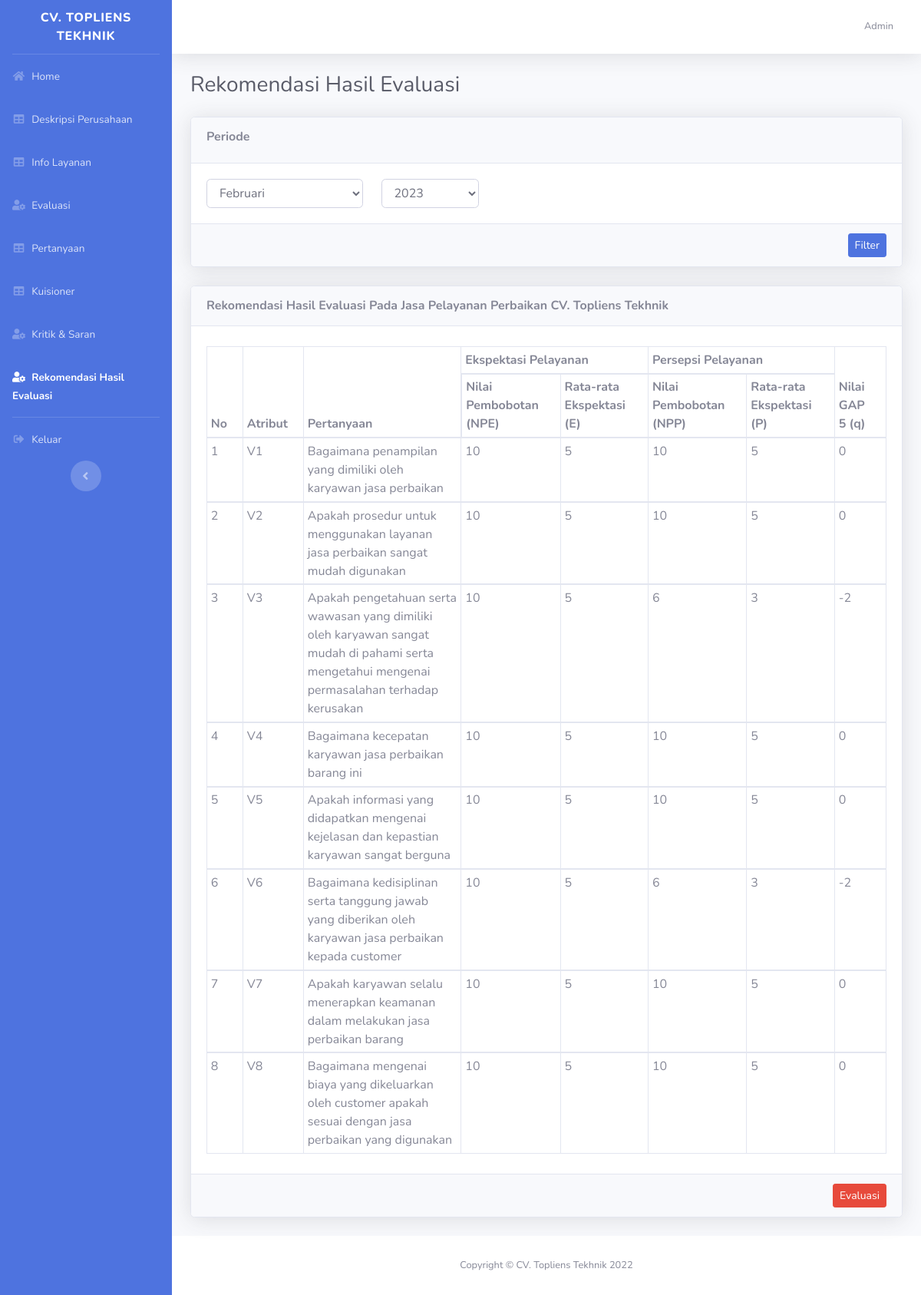
The page /dashboard/index.php?halaman=rekomendasi (signed in) on the database its author committed.
### tables this page shows
CREATE TABLE `tbl_user` (
  `id` int(11) NOT NULL,
  `nama` varchar(50) NOT NULL,
  `username` varchar(16) NOT NULL,
  `password` varchar(255) NOT NULL,
  `no_handphone` varchar(16) NOT NULL,
  `role` enum('customer','admin','ceo') NOT NULL
);

CREATE TABLE `tbl_pertanyaan` (
  `id_pertanyaan` varchar(5) NOT NULL,
  `pertanyaan` text NOT NULL,
  `id_aspek` int(11) NOT NULL
);

### dashboard/akumulasi2.php (the view, shortened to what this page needs)
<?php
$bulan = array('Januari', 'Februari', 'Maret', 'April', 'Mei', 'Juni', 'Juli', 'Agustus', 'September', 'Oktober', 'November', 'Desember');
$periode = isset($_GET['periode']) ? $_GET['periode'] : date('m');
$tahun = isset($_GET['tahun']) ? $_GET['tahun'] : date('Y');
?>
<h1 class="h3 mb-4 text-gray-800">Rekomendasi Hasil Evaluasi</h1>
<div class="card shadow mb-4">
    <div class="card-header py-3 d-flex align-items-end">
        <h6 class="font-weight-bold">Periode</h6>
    </div>
    <form action="" method="GET">
        <div class="card-body">
            <div class="row">
                <div class="col-sm-3">
                    <select name="periode" id="" class="form-control">
                        <?php
                        for ($i = 0; $i < 12; $i++) {
                        ?>
                            <option value="<?= $i + 1 ?>" <?= ($i + 1) == $periode ? 'selected' : '' ?>><?= $bulan[$i] ?></option>
                        <?php
                        }
                        ?>
                    </select>
                </div>
                <div class="col-sm-2">
                    <select name="tahun" id="" class="form-control">
                        <option value="<?= $tahun ?>" selected><?= $tahun ?></option>
                    </select>
                </div>
            </div>
        </div>
        <div class="card-footer d-flex justify-content-end align-items-center">
            <button class="btn btn-primary btn-sm" type="submit">Filter</button>
        </div>
    </form>
</div>
<div class="card shadow mb-4">
    <div class="card-header py-3 d-flex align-items-center justify-content-between">
        <h6 class="m-0 font-weight-bold">Rekomendasi Hasil Evaluasi Pada Jasa Pelayanan Perbaikan CV. Topliens Tekhnik</h6>
    </div>
    <div class="card-body">
        <div class="table-responsive">
            <table class="table table-bordered table-sm" id="dataTable" width="100%" cellspacing="0">
                <thead>
                    <tr>
                        <th rowspan="2">No</th>
                        <th rowspan="2">Atribut</th>
                        <th rowspan="2">Pertanyaan</th>
                        <th colspan="2">Ekspektasi Pelayanan</th>
                        <th colspan="2">Persepsi Pelayanan</th>
                        <th colspan="2" rowspan="2">Nilai GAP 5 (q)</th>
                    </tr>
                    <tr>
                        <th>Nilai Pembobotan (NPE)</th>
                        <th>Rata-rata Ekspektasi (E)</th>
                        <th>Nilai Pembobotan (NPP)</th>
                        <th>Rata-rata Ekspektasi (P)</th>
                    </tr>
                </thead>
                <tbody>
                    <?php
                    $no = 1;
                    $temp_q = [];
                    $query = mysqli_query($koneksi, "SELECT*FROM tbl_pertanyaan");
                    while ($data = mysqli_fetch_assoc($query)) {
                        $persen = 0;
                        if ($data['id_pertanyaan'] == 'V1') {
                            $persen = 0.867;
                        } else if ($data['id_pertanyaan'] == 'V2') {
                            $persen = 0.8;
                        } else if ($data['id_pertanyaan'] == 'V3') {
                            $persen = 0.767;
                        } else if ($data['id_pertanyaan'] == 'V4') {
                            $persen = 0.93;
                        } else if ($data['id_pertanyaan'] == 'V5') {
                            $persen = 0.867;
                        } else if ($data['id_pertanyaan'] == 'V6') {
                            $persen = 0.967;
                        } else if ($data['id_pertanyaan'] == 'V7') {
                            $persen = 0.9;
                        } else if ($data['id_pertanyaan'] == 'V8') {
                            $persen = 0.8;
                        } else {
                            $persen = 0.833;
                        }
                    ?>
                        <tr>
                            <td><?= $no ?></td>
                            <td><?= $data['id_pertanyaan'] ?></td>
                            <td><?= $data['pertanyaan'] ?></td>
                            <?php
                            $query_sb = mysqli_query($koneksi, "SELECT*FROM tbl_jawaban tj JOIN tbl_kuisioner tk ON tj.id_kuisioner = tk.id_kuisioner WHERE tj.id_pertanyaan='$data[id_pertanyaan]' AND tj.jawaban='SB' AND MONTH(tk.tanggal)='$periode' AND YEAR(tk.tanggal)='$tahun'");
                            $query_kb = mysqli_query($koneksi, "SELECT*FROM tbl_jawaban tj JOIN tbl_kuisioner tk ON tj.id_kuisioner = tk.id_kuisioner WHERE tj.id_pertanyaan='$data[id_pertanyaan]' AND tj.jawaban='KB' AND MONTH(tk.tanggal)='$periode' AND YEAR(tk.tanggal)='$tahun'");
                            $query_jumlah = mysqli_query($koneksi, "SELECT*FROM tbl_jawaban tj JOIN tbl_kuisioner tk ON tj.id_kuisioner = tk.id_kuisioner WHERE tj.id_pertanyaan='$data[id_pertanyaan]' AND MONTH(tk.tanggal)='$periode' AND YEAR(tk.tanggal)='$tahun'");
                            $jumlah_sb = mysqli_num_rows($query_sb);
                            $jumlah_kb = mysqli_num_rows($query_kb);
                            $jumlah = mysqli_num_rows($query_jumlah);
                            $ekspektasi_sb = round($jumlah * $persen);
                            $ekspektasi_kb = $jumlah - $ekspektasi_sb;
                            $npe = $jumlah == 0 ? 0 : ($ekspektasi_sb * 5) + ($ekspektasi_kb * 1);
                            $e = $jumlah == 0 ? 0 : $npe / $jumlah;
                            $npp = $jumlah == 0 ? 0 : ($jumlah_sb * 5) + ($jumlah_kb * 1);
                            $p = $jumlah == 0 ? 0 : $npp / $jumlah;
                            $q = $jumlah == 0 ? 0 : round($p, 2) - round($e, 2);
                            $jumlah == 0 ? '' : array_push($temp_q, $q);
                            ?>
                            <td><?= $npe ?></td>
                            <td><?= round($e, 2) ?></td>
                            <td><?= $npp ?></td>
                            <td><?= round($p, 2) ?> </td>
                            <td><?= $q ?></td>
                        </tr>
                    <?php
                        $no++;
                    }
                    ?>
                </tbody>
            </table>
        </div>
    </div>
    <div class="card-footer d-flex justify-content-end gap-x-2">
        <button type="button" class="btn btn-danger btn-sm" data-toggle="modal" data-target=".modal-evaluasi">
            Evaluasi
        </button>
    </div>
</div>

### dashboard/index.php (shortened to what this page needs)
<!DOCTYPE html>
<html lang="en">
<?php
include '../koneksi.php';
$halaman = isset($_GET['halaman']) ? $_GET['halaman'] : '';
$query = mysqli_query($koneksi, "SELECT*FROM tbl_user where username='$_SESSION[username]'");
$user = mysqli_fetch_assoc($query);
?>
<head>
    <link href="../assets/vendor/fontawesome-free/css/all.min.css" rel="stylesheet" type="text/css">
    <link href="../assets/css/sb-admin-2.min.css" rel="stylesheet">
    <link href="https://cdnjs.cloudflare.com/ajax/libs/toastr.js/2.0.1/css/toastr.css" rel="stylesheet" />
    <link rel="stylesheet" href="https://cdn.datatables.net/1.12.1/css/dataTables.bootstrap5.min.css">
    <link rel="stylesheet" href="https://cdn.datatables.net/buttons/2.2.3/css/buttons.dataTables.min.css">
</head>
<body id="page-top">
    <div id="wrapper">
        <ul class="navbar-nav bg-primary sidebar sidebar-dark accordion" id="accordionSidebar">
            <a class="sidebar-brand d-flex align-items-center justify-content-center" href="index.html">
                <div class="sidebar-brand-text mx-3">
                    CV. Topliens Tekhnik
                </div>
            </a>
            <hr class="sidebar-divider my-0">
            <li class="nav-item <?= $halaman == '' ? 'active' : '' ?>">
                <a class="nav-link" href="index.php">
                    <i class="fas fa-fw fa-home"></i>
                    <span>Home</span>
                </a>
            </li>
            <li class="nav-item <?= $halaman == 'deskripsi-perusahaan' || $halaman == 'tambah-deskripsi-perusahaan' || $halaman == 'ubah-deskripsi-perusahaan' ? 'active' : '' ?>">
                <a class="nav-link" href="index.php?halaman=deskripsi-perusahaan">
                    <i class="fas fa-fw fa-table"></i>
                    <span>Deskripsi Perusahaan</span>
                </a>
            </li>
            <li class="nav-item <?= $halaman == 'info-layanan' || $halaman == 'tambah-info-layanan' || $halaman == 'ubah-info-layanan' ? 'active' : '' ?>">
                <a class="nav-link" href="index.php?halaman=info-layanan">
                    <i class="fas fa-fw fa-table"></i>
                    <span>Info Layanan</span>
                </a>
            </li>
            <?php
            if ($user['role'] == 'admin' or $user['role'] == 'ceo') {
                if ($user['role'] == 'admin') {
            ?>
                    <li class="nav-item <?= $halaman == 'evaluasi' || $halaman == 'tambah-evaluasi' || $halaman == 'ubah-evaluasi' ? 'active' : '' ?>">
                        <a class="nav-link" href="index.php?halaman=evaluasi">
                            <i class="fas fa-fw fa-user-cog"></i>
                            <span>Evaluasi</span>
                        </a>
                    </li>
                    <li class="nav-item <?= $halaman == 'pertanyaan' || $halaman == 'tambah-pertanyaan' || $halaman == 'ubah-pertanyaan' ? 'active' : '' ?>">
                        <a class="nav-link" href="index.php?halaman=pertanyaan">
                            <i class="fas fa-fw fa-table"></i>
                            <span>Pertanyaan</span>
                        </a>
                    </li>
                <?php } ?>
                <li class="nav-item <?= $halaman == 'kuisioner' || $halaman == 'detail-kuisioner' ? 'active' : '' ?>">
                    <a class="nav-link" href="index.php?halaman=kuisioner">
                        <i class="fas fa-fw fa-table"></i>
                        <span>Kuisioner</span>
                    </a>
                </li>
                <li class="nav-item <?= $halaman == 'kritik-dan-saran' || $halaman == 'detail-kritik-dan-saran' ? 'active' : '' ?>">
                    <a class="nav-link" href="index.php?halaman=kritik-dan-saran">
                        <i class="fas fa-fw fa-user-cog"></i>
                        <span>Kritik & Saran</span>
                    </a>
                </li>
                <li class="nav-item <?= $halaman == 'rekomendasi' || $halaman == 'tambah-rekomendasi' || $halaman == 'ubah-rekomendasi' ? 'active' : '' ?>">
                    <a class="nav-link" href="index.php?halaman=rekomendasi">
                        <i class="fas fa-fw fa-user-cog"></i>
                        <span>Rekomendasi Hasil Evaluasi</span>
                    </a>
                </li>
            <?php
            }
            ?>
            <hr class="sidebar-divider my-0">
            <li class="nav-item">
                <a href="../proses/proses_autentikasi.php?aksi=logout" class="nav-link">
                    <i class="fas fa-fw fa-sign-out-alt"></i>
                    <span>Keluar</span>
                </a>
            </li>
            <div class="text-center d-none d-md-inline">
                <button class="rounded-circle border-0" id="sidebarToggle"></button>
            </div>
        </ul>
        <div id="content-wrapper" class="d-flex flex-column">
            <div id="content">
                <nav class="navbar navbar-expand navbar-light bg-white topbar mb-4 static-top shadow">
                    <ul class="navbar-nav ml-auto">
                        <li class="nav-item dropdown no-arrow">
                            <a class="nav-link dropdown-toggle" href="#" id="userDropdown" role="button" data-toggle="dropdown" aria-haspopup="true" aria-expanded="false">
                                <span class="mr-2 d-none d-lg-inline text-gray-600 small"><?= $_SESSION['login_type'] == 'user' ?  $user['nama']  : $user['nama_pegawai'] ?></span>
                            </a>
                        </li>
                    </ul>
                </nav>
                <div class="container-fluid">
                    <?php
                    if ($halaman == '') {
                        include './home.php';
                    } else if ($halaman == 'pertanyaan') {
                        include './pertanyaan.php';
                    } else if ($halaman == 'tambah-pertanyaan') {
                        include './tambah_pertanyaan.php';
                    } else if ($halaman == 'ubah-pertanyaan') {
                        include './ubah_pertanyaan.php';
                    } else if ($halaman == 'deskripsi-perusahaan') {
                        include './deskripsi_perusahaan.php';
                    } else if ($halaman == 'ubah-deskripsi-perusahaan') {
                        include './ubah_deskripsi_perusahaan.php';
                    } else if ($halaman == 'info-layanan') {
                        include './info_layanan.php';
                    } else if ($halaman == 'ubah-info-layanan') {
                        include './ubah_info_layanan.php';
                    } else if ($halaman == 'kritik-dan-saran') {
                        include './kritik_dan_saran.php';
                    } else if ($halaman == 'rekomendasi') {
                        include './akumulasi2.php';
                    } else if ($halaman == 'akumulasi2') {
                        include './akumulasi.php';
                    } else if ($halaman == 'evaluasi') {
                        include './evaluasi.php';
                    } else if ($halaman == 'tambah-evaluasi') {
                        include './tambah_evaluasi.php';
                    } else if ($halaman == 'ubah-evaluasi') {
                        include './ubah_evaluasi.php';
                    } else if ($halaman == 'kuisioner') {
                        include './kuisioner.php';
                    } else if ($halaman == 'detail-kuisioner') {
                        include './detail_kuisioner.php';
                    } else if ($halaman == 'detail-kritik-dan-saran') {
                        include './detail_kritik_dan_saran.php';
                    }
                    ?>
                </div>
            </div>
            <footer class="sticky-footer bg-white">
                <div class="container my-auto">
                    <div class="copyright text-center my-auto">
                        <span>Copyright &copy; CV. Topliens Tekhnik 2022</span>
                    </div>
                </div>
            </footer>
        </div>
    </div>
</body>
</html>

### rows shown on the page
tbl_user: nama "Admin"
tbl_pertanyaan: id_pertanyaan "V1", pertanyaan "Bagaimana penampilan yang dimiliki oleh karyawan jasa perbaikan", id_pertanyaan "10", id_pertanyaan "5", npp "10", p "5", id_pertanyaan "0"
tbl_pertanyaan: id_pertanyaan "V2", pertanyaan "Apakah prosedur untuk menggunakan layanan jasa perbaikan sangat mudah digunakan", id_pertanyaan "10", id_pertanyaan "5", npp "10", p "5", id_pertanyaan "0"
tbl_pertanyaan: id_pertanyaan "V3", pertanyaan "Apakah pengetahuan serta wawasan yang dimiliki oleh karyawan sangat mudah di pahami serta mengetahui mengenai permasalahan terhadap kerusakan", id_pertanyaan "10", id_pertanyaan "5", npp "6", p "3", id_pertanyaan "-2"
tbl_pertanyaan: id_pertanyaan "V4", pertanyaan "Bagaimana kecepatan karyawan jasa perbaikan barang ini", id_pertanyaan "10", id_pertanyaan "5", npp "10", p "5", id_pertanyaan "0"
tbl_pertanyaan: id_pertanyaan "V5", pertanyaan "Apakah informasi yang didapatkan mengenai kejelasan dan kepastian karyawan sangat berguna", id_pertanyaan "10", id_pertanyaan "5", npp "10", p "5", id_pertanyaan "0"
tbl_pertanyaan: id_pertanyaan "V6", pertanyaan "Bagaimana kedisiplinan serta tanggung jawab yang diberikan oleh karyawan jasa perbaikan kepada customer", id_pertanyaan "10", id_pertanyaan "5", npp "6", p "3", id_pertanyaan "-2"
tbl_pertanyaan: id_pertanyaan "V7", pertanyaan "Apakah karyawan selalu menerapkan keamanan dalam melakukan jasa perbaikan barang", id_pertanyaan "10", id_pertanyaan "5", npp "10", p "5", id_pertanyaan "0"
tbl_pertanyaan: id_pertanyaan "V8", pertanyaan "Bagaimana mengenai biaya yang dikeluarkan oleh customer apakah sesuai dengan jasa perbaikan yang digunakan", id_pertanyaan "10", id_pertanyaan "5", npp "10", p "5", id_pertanyaan "0"

### other values the page prints
form field periode "Februari"
form field tahun "2023"
